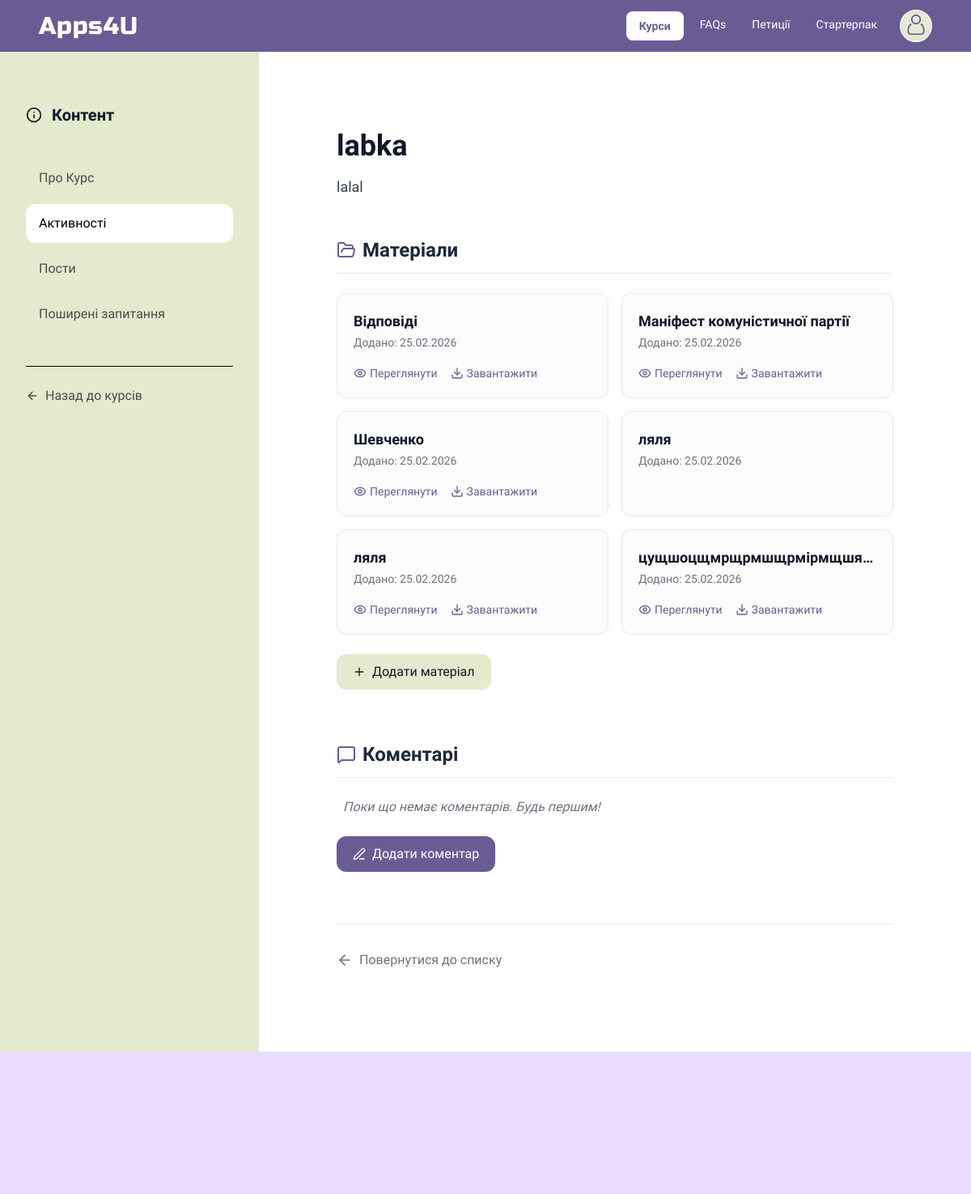
Screenshot of /сourses/1/activities/1 (signed in) with the database file from the repository.
### users/models.py (models this page shows, shortened)
class Profile(models.Model):
    YEAR_CHOICES = [
        (1, 'перший курс'),
        (2, 'другий курс'),
        (3, 'третій курс'),
        (4, 'четвертий курс'),
    ]
    MAJOR_CHOICES = [
        ('CS', "Комп'ютерні Науки"),
        ('RO', 'Робототехніка'),
        ('DA', 'ІТ та Аналітика Рішень'),
    ]
    user = models.OneToOneField(User, on_delete=models.CASCADE)
    about = models.TextField(max_length=500,blank=True)
    icon = models.ImageField(upload_to='profile_pics/', default='profile_pics/default.jpg')
    major = models.CharField(
        max_length=2,
        choices=MAJOR_CHOICES,
        default='NONE'
    )
    year_of_study = models.IntegerField(
        choices=YEAR_CHOICES,
        default=0,
        verbose_name="Current Course Year"
    )

### courses/models.py (models this page shows, shortened)
class Activity(models.Model):
    course = models.ForeignKey(Course, on_delete=models.CASCADE)
    activity_text = models.CharField(max_length=200)
    pub_date = models.DateTimeField("date published")
    description = models.TextField(blank=True)

class Material(models.Model):
    activity = models.ForeignKey(Activity, related_name='materials', on_delete=models.CASCADE)
    name = models.CharField(max_length=100)
    upload = models.FileField(upload_to='activity_materials/', null=True, blank=True)
    uploaded_at = models.DateTimeField(auto_now_add=True)

### courses/views.py (called while the page is built)
@login_required
def activity_detail(request, course_slug, activity_id):
    course = get_object_or_404(Course, slug=course_slug)
    activity = get_object_or_404(Activity, id=activity_id)
    return render(request, 'activities/detail_activity.html', {
        'course': course,
        'activity': activity,
    })

### courses/templates/activities/detail_activity.html (shortened to what this page needs)
{% load static %}
<!DOCTYPE html>
<html lang="uk">
<head>
    <script src="https://cdn.tailwindcss.com"></script>
</head>
<body class="min-h-screen flex flex-col bg-white">
    <header class="bg-[#6B5B95] text-white h-16 py-2 px-6 md:px-12 flex items-center justify-between fixed top-0 left-0 w-full z-50">
        <div class="text-3xl tracking-wide font-logo flex-shrink-0">
            <a href="{% url 'home' %}">Apps4U</a>
        </div>
        <div class="flex items-center space-x-4">
            <nav class="hidden md:flex space-x-2">
                <a href="{% url 'course_list' %}"
                class="px-4 py-2 text-sm rounded-lg transition-all duration-200 bg-white text-[#6B5B95] font-bold">
                Курси
                </a>
                <a href="{% url 'faq_list' %}" class="px-3 py-1.5 text-sm hover:text-gray-200 transition">FAQs</a>
                <a href="#" class="px-3 py-1.5 text-sm hover:text-gray-200 transition">Петиції</a>
                <a href="{% url 'starter_pack' %}" class="px-3 py-1.5 text-sm hover:text-gray-200 transition">Стартерпак</a>
            </nav>
            <a href="{% url 'profile' %}" class="group flex items-center">
                <div class="w-10 h-10 rounded-full overflow-hidden border-2 border-white group-hover:border-[#E0E8D0] transition-colors duration-300">
                    <img src="{{ user.profile.icon.url }}" alt="Profile Picture" class="w-full h-full object-cover">
                </div>
            </a>
        </div>
    </header>
    <div class="flex-grow pt-16 flex flex-col md:flex-row">
        <aside class="w-full md:w-[320px] bg-[#E4EACD] flex-shrink-0 p-8 flex flex-col gap-6">
            <div class="flex items-center gap-3 font-semibold text-gray-900 mt-4 md:mt-8">
                <i data-lucide="info" class="w-5 h-5"></i>
                <span class="text-xl">Контент</span>
            </div>
            <nav class="flex flex-col gap-2 mt-4">
                <a href="{% url 'course_detail' course.slug %}" class="text-[#4A4A4A] hover:bg-white/60 px-4 py-3 rounded-xl text-[16px] transition">
                    Про Курс
                </a>
                <a href="{% url 'course_activities' course.slug %}" class="bg-white text-black px-4 py-3 rounded-xl text-[16px]">
                    Активності
                </a>
                <a href="#" class="text-[#4A4A4A] hover:bg-white/60 px-4 py-3 rounded-xl text-[16px] transition">
                    Пости
                </a>
                <a href="{% url 'course_faq' course.slug %}" class="text-[#4A4A4A] hover:bg-white/60 px-4 py-3 rounded-xl text-[16px] transition">
                    Поширені запитання
                </a>
                <div class="mt-8 border-t border-black pt-6">
                    <a href="{% url 'course_list' %}" class="text-[#4A4A4A] hover:text-black text-[16px] flex items-center gap-2 transition">
                        <i data-lucide="arrow-left" class="w-4 h-4"></i> Назад до курсів
                    </a>
                </div>
            </nav>
        </aside>
        <main class="flex-1 bg-white p-8 md:p-16 lg:p-24 max-w-5xl mx-auto">
            <div class="mb-12">
                <h1 class="text-3xl md:text-4xl font-bold text-gray-900 mb-4">{{ activity.activity_text }}</h1>
                <p class="text-lg text-gray-700 leading-relaxed">{{ activity.description }}</p>
            </div>
            <div class="mb-16">
                <h2 class="text-2xl font-bold text-gray-800 border-b border-gray-200 pb-3 mb-6 flex items-center gap-2">
                    <i data-lucide="folder-open" class="w-6 h-6 text-[#6B5B95]"></i> Матеріали
                </h2>
                <div class="grid grid-cols-1 md:grid-cols-2 gap-4 mb-6">
                    {% for material in activity.materials.all %}
                    <div class="border border-gray-200 rounded-xl p-5 hover:shadow-md transition bg-gray-50/50 flex flex-col justify-between group">
                        <div class="mb-4">
                            <span class="font-semibold text-lg text-gray-900 block truncate" title="{{ material.name }}">{{ material.name }}</span>
                            <span class="text-sm text-gray-500">Додано: {{ material.uploaded_at|date:"d.m.Y" }}</span>
                        </div>
                        <div class="flex items-center gap-4">
                            {% if material.upload %}
                                <a href="{{ material.upload.url }}" target="_blank" class="flex items-center gap-1 text-sm font-medium text-[#6B5B95] hover:text-black transition">
                                    <i data-lucide="eye" class="w-4 h-4"></i> Переглянути
                                </a>
                                <a href="{{ material.upload.url }}" download class="flex items-center gap-1 text-sm font-medium text-[#6B5B95] hover:text-black transition">
                                    <i data-lucide="download" class="w-4 h-4"></i> Завантажити
                                </a>
                            {% endif %}
                        </div>
                    </div>
                    {% empty %}
                    <div class="col-span-full bg-gray-50 rounded-xl p-6 text-center text-gray-500 border border-dashed border-gray-300">
                        <i data-lucide="file-x-2" class="w-8 h-8 mx-auto mb-2 opacity-50"></i>
                        <p>Матеріали поки що відсутні.</p>
                    </div>
                    {% endfor %}
                </div>
                <a href="{% url 'add_material' activity.course.slug activity.id %}" class="inline-flex items-center gap-2 px-5 py-2.5 bg-[#E4EACD] text-gray-900 font-medium rounded-xl hover:bg-[#d4ddb3] transition">
                    <i data-lucide="plus" class="w-4 h-4"></i> Додати матеріал
                </a>
            </div>
            <div class="mb-12">
                <h2 class="text-2xl font-bold text-gray-800 border-b border-gray-200 pb-3 mb-6 flex items-center gap-2">
                    <i data-lucide="message-square" class="w-6 h-6 text-[#6B5B95]"></i> Коментарі
                </h2>
                <div class="space-y-4 mb-6">
                    {% for comment in activity.comments.all %}
                    <div class="bg-gray-50 border border-gray-100 rounded-xl p-5 hover:bg-white hover:border-gray-200 transition hover:shadow-sm">
                        <div class="flex justify-between items-start mb-2">
                            <strong class="text-gray-900 font-medium">{{ comment.name }}</strong>
                            <span class="text-xs text-gray-500 bg-gray-200/50 px-2 py-1 rounded-md">{{ comment.date_added|date:"d.m.Y, H:i" }}</span>
                        </div>
                        <p class="text-gray-700 whitespace-pre-line">{{ comment.body }}</p>
                    </div>
                    {% empty %}
                    <p class="text-gray-500 italic px-2">Поки що немає коментарів. Будь першим!</p>
                    {% endfor %}
                </div>
                <a href="{% url 'add_comment' course_slug=course.slug activity_id=activity.id %}" class="inline-flex items-center gap-2 px-5 py-2.5 bg-[#6B5B95] text-white font-medium rounded-xl hover:bg-[#524575] shadow-sm transition">
                    <i data-lucide="pen-line" class="w-4 h-4"></i> Додати коментар
                </a>
            </div>
            <div class="border-t border-gray-200 pt-8 mt-16">
                <a href="{% url 'course_activities' activity.course.slug %}" class="inline-flex items-center gap-2 text-gray-500 hover:text-[#000000] font-medium transition group">
                    <i data-lucide="arrow-left" class="w-5 h-5 transition-transform"></i>
                    Повернутися до списку
                </a>
            </div>
        </main>
    </div>
<footer class="bg-[#EADDFF] pt-12 pb-32 px-6 md:px-20">
</footer>

### courses/templates/activities/detail_activity.html (style rules this page uses)
body { font-family: 'SN Pro', sans-serif; }
.font-logo { font-family: 'Russo One', sans-serif; }

### rows the page displays
Activity: activity_text "labka", description "lalal"
Material: name "Відповіді", uploaded_at "25.02.2026"
Material: name "Маніфест комуністичної партії", uploaded_at "25.02.2026"
Material: name "Шевченко", uploaded_at "25.02.2026"
Material: name "ляля", uploaded_at "25.02.2026"
Material: name "ляля", uploaded_at "25.02.2026"
Material: name "цущшоцщмрщрмшщрмірмщшя…", uploaded_at "25.02.2026"
